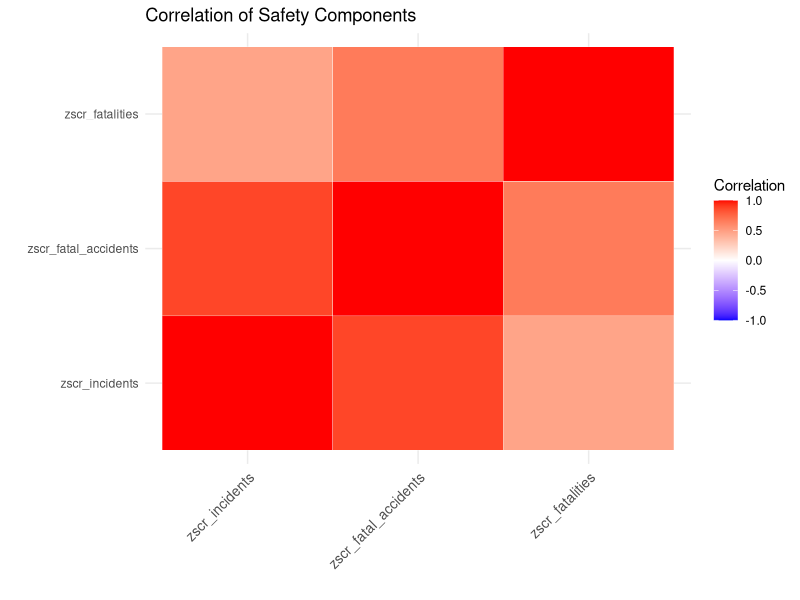
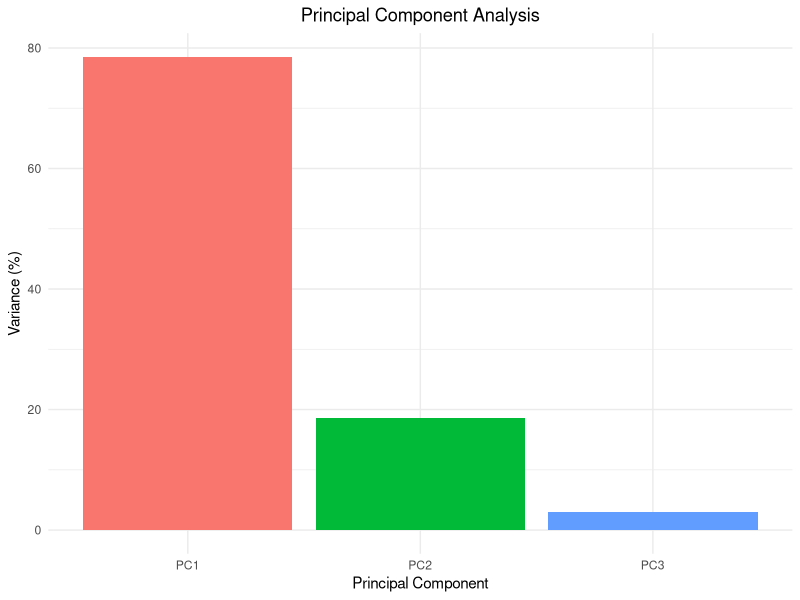

These charts were generated, in order, by the following R code:
# defensibility_safety_score.R
# Description: TThe purpose of thid script is to see if combining incidents, fatal accidents and
# fatalities into a single score is defensible. It calculates the
# correlation matrix of the components and performs "principal component
# analysis" (PCA) to see if a single safety factor explains the data well.





library(dplyr)
library(ggplot2)
library(tidyr)





# recreate the components
data_airlines <- read.csv("../data/1AirlineSafety.csv")
data_airlines <- data_airlines %>%
  mutate(
    tot_incidents = incidents_85_99 + incidents_00_14,
    tot_fatal_accidents = fatal_accidents_85_99 + fatal_accidents_00_14,
    tot_fatalities = fatalities_85_99 + fatalities_00_14,
    incidents_freq_ratio = tot_incidents / avail_seat_km_per_week,
    fatal_accidents_frq_ratio = tot_fatal_accidents / avail_seat_km_per_week,
    fatalities_freq_ratio = tot_fatalities / avail_seat_km_per_week
  )
# recalculate the z score
calculate_zscore <- function(rate, mean_rate, ask) {
  diff <- mean_rate - rate
  weighted_diff <- diff * sqrt(ask)
  z_score <- scale(weighted_diff, center = TRUE, scale = TRUE)
  return(as.numeric(z_score))
}
data_airlines <- data_airlines %>%
  mutate(
    zscr_incidents = calculate_zscore(incidents_freq_ratio, mean(incidents_freq_ratio), avail_seat_km_per_week),
    zscr_fatal_accidents = calculate_zscore(fatal_accidents_frq_ratio, mean(fatal_accidents_frq_ratio), avail_seat_km_per_week),
    zscr_fatalities = calculate_zscore(fatalities_freq_ratio, mean(fatalities_freq_ratio), avail_seat_km_per_week)
  )





# extract just the three components
components <- data_airlines %>% select(zscr_incidents, zscr_fatal_accidents, zscr_fatalities)



# correlation matrix
cor_matrix <- cor(components)
print(cor_matrix)



# plot the correlation matrix with ggplot2
cor_df <- as.data.frame(as.table(cor_matrix))
colnames(cor_df) <- c("Var1", "Var2", "Corr")

p_cor <- ggplot(cor_df, aes(Var1, Var2, fill = Corr)) +
  geom_tile(color = "white") +
  scale_fill_gradient2(
    low = "blue", high = "red", mid = "white",
    midpoint = 0, limit = c(-1, 1), name = "Correlation"
  ) +
  theme_minimal() +
  labs(title = "Correlation of Safety Components", x = "", y = "") +
  theme(axis.text.x = element_text(angle = 45, vjust = 1, size = 10, hjust = 1))




ggsave("../plots/correlation_safety_components.png", plot = p_cor, width = 6, height = 6)


# pca
pca_result <- prcomp(components, scale. = TRUE)
print(summary(pca_result))



# plot pca
pca_var <- pca_result$sdev^2
pca_var_perc <- pca_var / sum(pca_var) * 100
var_df <- data.frame(PC = c("PC1", "PC2", "PC3"), Variance = pca_var_perc)

p <- ggplot(var_df, aes(x = PC, y = Variance, fill = PC)) +
  geom_bar(stat = "identity") +
  theme_minimal() +
  labs(
    title = "Principal Component Analysis",
    x = "Principal Component",
    y = "Variance (%)"
  ) +
  theme(plot.title = element_text(hjust = 0.5), legend.position = "none")

ggsave("../plots/pca_safety_score.png", plot = p, width = 8, height = 6)
